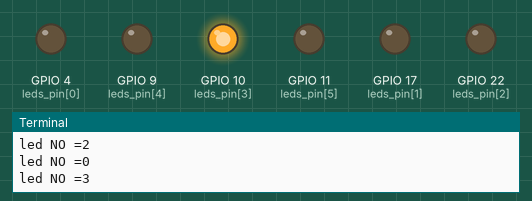
Recording of a program running on a simulated Raspberry Pi (BCM pin numbers). Parts: output pins drawn as LEDs (lit = HIGH), the last lines printed to the terminal. Random numbers come from a fixed seed.

Above: at 1.1 s.
At 5.3 s:
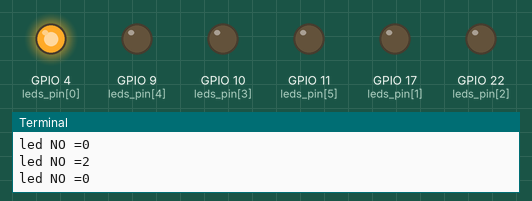
At 14.01 s:
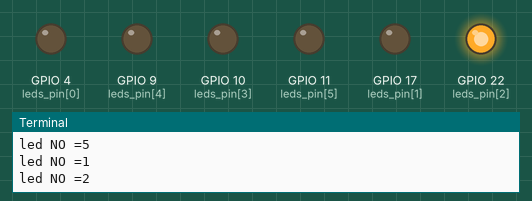
At 17.3 s:
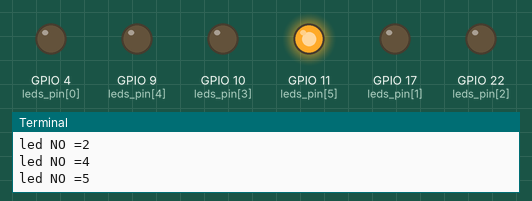
At 22.42 s:
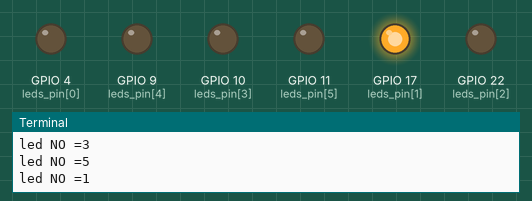
At 30.7 s:
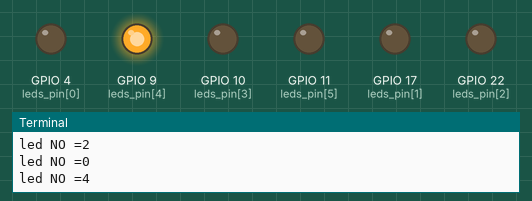
Timing chart, 0 to 40.0 s (numbered marks = the images above):
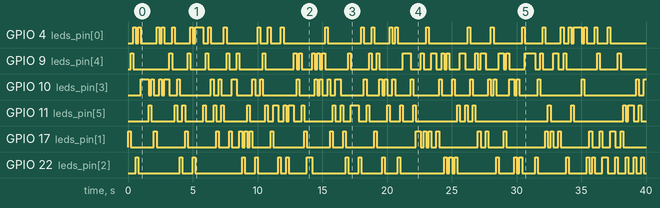

Measured:
- by itself, GPIO 4 (leds_pin[0]): LOW → HIGH at 0.40 s, → LOW 0.20 s later, → HIGH 0.20 s later, → LOW 0.20 s later, … (56 changes in this stretch)
- by itself, GPIO 9 (leds_pin[4]): LOW → HIGH at 0.20 s, → LOW 0.20 s later, → HIGH 2.8 s later, → LOW 0.20 s later, … (62 changes in this stretch)
- by itself, GPIO 10 (leds_pin[3]): LOW → HIGH at 1.0 s, → LOW 0.60 s later, → HIGH 0.20 s later, → LOW 0.20 s later, … (61 changes in this stretch)
- by itself, GPIO 11 (leds_pin[5]): LOW → HIGH at 1.6 s, → LOW 0.20 s later, → HIGH 1.8 s later, → LOW 0.20 s later, … (54 changes in this stretch)
- by itself, GPIO 17 (leds_pin[1]): LOW → HIGH at 0.00 s, → LOW 0.20 s later, → HIGH 1.8 s later, → LOW 0.20 s later, … (54 changes in this stretch)
- by itself, GPIO 22 (leds_pin[2]): LOW → HIGH at 0.60 s, → LOW 0.20 s later, → HIGH 3.2 s later, → LOW 0.20 s later, … (54 changes in this stretch)

The program:

randomled.py
```python
import RPi.GPIO as GPIO
import time
import random
GPIO.setmode(GPIO.BCM)
leds_pin=[4,17,22,10,9,11]
for l in range(6):
    GPIO.setup(leds_pin[l],GPIO.OUT)
    GPIO.output(leds_pin[l],0)
random.seed()
try:
    while True:
        for l in range(6):
            GPIO.output(leds_pin[l],False)
        result=random.randint(0,5)
        print "led NO ="+str(result)
        GPIO.output(leds_pin[result],GPIO.HIGH)
        time.sleep(0.2)
except KeyboardInterrupt:
    GPIO.cleanup()
    
```
